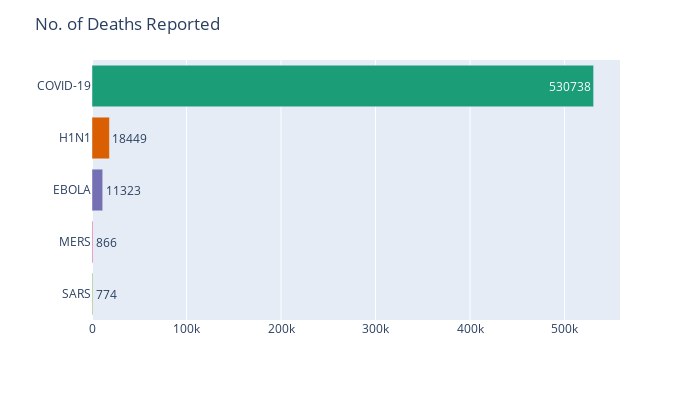

Here is the notebook cell this chart was saved with:
### Code cell
plot_hbar('Deaths', "No. of Deaths Reported")

### Figure 1 — Plotly figure (JSON) as saved in the notebook; plotly's stock layout.template omitted (floating-point values rounded to 4 significant figures)
{"data": [{"alignmentgroup": "True", "hoverlabel": {"namelength": 0}, "hovertemplate": "Epidemic=%{y}<br>Deaths=%{text}", "legendgroup": "COVID-19", "marker": {"color": "rgb(27,158,119)"}, "name": "COVID-19", "offsetgroup": "COVID-19", "orientation": "h", "showlegend": true, "text": [530738], "textposition": "auto", "type": "bar", "x": [530738], "xaxis": "x", "y": ["COVID-19"], "yaxis": "y"}, {"alignmentgroup": "True", "hoverlabel": {"namelength": 0}, "hovertemplate": "Epidemic=%{y}<br>Deaths=%{text}", "legendgroup": "H1N1", "marker": {"color": "rgb(217,95,2)"}, "name": "H1N1", "offsetgroup": "H1N1", "orientation": "h", "showlegend": true, "text": [18449], "textposition": "auto", "type": "bar", "x": [18449], "xaxis": "x", "y": ["H1N1"], "yaxis": "y"}, {"alignmentgroup": "True", "hoverlabel": {"namelength": 0}, "hovertemplate": "Epidemic=%{y}<br>Deaths=%{text}", "legendgroup": "EBOLA", "marker": {"color": "rgb(117,112,179)"}, "name": "EBOLA", "offsetgroup": "EBOLA", "orientation": "h", "showlegend": true, "text": [11323], "textposition": "auto", "type": "bar", "x": [11323], "xaxis": "x", "y": ["EBOLA"], "yaxis": "y"}, {"alignmentgroup": "True", "hoverlabel": {"namelength": 0}, "hovertemplate": "Epidemic=%{y}<br>Deaths=%{text}", "legendgroup": "MERS", "marker": {"color": "rgb(231,41,138)"}, "name": "MERS", "offsetgroup": "MERS", "orientation": "h", "showlegend": true, "text": [866], "textposition": "auto", "type": "bar", "x": [866], "xaxis": "x", "y": ["MERS"], "yaxis": "y"}, {"alignmentgroup": "True", "hoverlabel": {"namelength": 0}, "hovertemplate": "Epidemic=%{y}<br>Deaths=%{text}", "legendgroup": "SARS", "marker": {"color": "rgb(102,166,30)"}, "name": "SARS", "offsetgroup": "SARS", "orientation": "h", "showlegend": true, "text": [774], "textposition": "auto", "type": "bar", "x": [774], "xaxis": "x", "y": ["SARS"], "yaxis": "y"}], "layout": {"barmode": "relative", "height": 400, "legend": {"title": {"text": "Epidemic"}, "tracegroupgap": 0}, "margin": {"t": 60}, "showlegend": false, "title": {"text": "No. of Deaths Reported"}, "uniformtext": {"minsize": 8, "mode": "hide"}, "width": 700, "xaxis": {"anchor": "y", "domain": [0, 1], "title": {"text": ""}}, "yaxis": {"anchor": "x", "categoryarray": ["SARS", "MERS", "EBOLA", "H1N1", "COVID-19"], "categoryorder": "array", "domain": [0, 1], "title": {"text": ""}}}}
